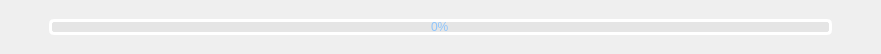
   <widget class="QWidget" name="gridLayoutWidget_7">
    <property name="geometry">
     <rect>
      <x>310</x>
      <y>740</y>
      <width>881</width>
      <height>51</height>
     </rect>
    </property>
    <layout class="QGridLayout" name="gridLayout_7">
     <item row="0" column="1">
      <widget class="QProgressBar" name="progressBar">
       <property name="palette">
        <palette>
         <active>
          <colorrole role="WindowText">
           <brush brushstyle="SolidPattern">
            <color alpha="255">
             <red>142</red>
             <green>197</green>
             <blue>252</blue>
            </color>
           </brush>
          </colorrole>
          <colorrole role="Button">
           <brush brushstyle="SolidPattern">
            <color alpha="100">
             <red>215</red>
             <green>215</green>
             <blue>215</blue>
            </color>
           </brush>
          </colorrole>
          <colorrole role="Text">
           <brush brushstyle="SolidPattern">
            <color alpha="255">
             <red>142</red>
             <green>197</green>
             <blue>252</blue>
            </color>
           </brush>
          </colorrole>
          <colorrole role="ButtonText">
           <brush brushstyle="SolidPattern">
            <color alpha="255">
             <red>142</red>
             <green>197</green>
             <blue>252</blue>
            </color>
           </brush>
          </colorrole>
          <colorrole role="Base">
           <brush brushstyle="SolidPattern">
            <color alpha="100">
             <red>215</red>
             <green>215</green>
             <blue>215</blue>
            </color>
           </brush>
          </colorrole>
          <colorrole role="Window">
           <brush brushstyle="SolidPattern">
            <color alpha="100">
             <red>215</red>
             <green>215</green>
             <blue>215</blue>
            </color>
           </brush>
          </colorrole>
          <colorrole role="PlaceholderText">
           <brush brushstyle="SolidPattern">
            <color alpha="128">
             <red>142</red>
             <green>197</green>
             <blue>252</blue>
            </color>
           </brush>
          </colorrole>
         </active>
         <inactive>
          <colorrole role="WindowText">
           <brush brushstyle="SolidPattern">
            <color alpha="255">
             <red>142</red>
             <green>197</green>
             <blue>252</blue>
            </color>
           </brush>
          </colorrole>
          <colorrole role="Button">
           <brush brushstyle="SolidPattern">
            <color alpha="100">
             <red>215</red>
             <green>215</green>
             <blue>215</blue>
            </color>
           </brush>
          </colorrole>
          <colorrole role="Text">
           <brush brushstyle="SolidPattern">
            <color alpha="255">
             <red>142</red>
             <green>197</green>
             <blue>252</blue>
            </color>
           </brush>
          </colorrole>
          <colorrole role="ButtonText">
           <brush brushstyle="SolidPattern">
            <color alpha="255">
             <red>142</red>
             <green>197</green>
             <blue>252</blue>
            </color>
           </brush>
          </colorrole>
          <colorrole role="Base">
           <brush brushstyle="SolidPattern">
            <color alpha="100">
             <red>215</red>
             <green>215</green>
             <blue>215</blue>
            </color>
           </brush>
          </colorrole>
          <colorrole role="Window">
           <brush brushstyle="SolidPattern">
            <color alpha="100">
             <red>215</red>
             <green>215</green>
             <blue>215</blue>
            </color>
           </brush>
          </colorrole>
          <colorrole role="PlaceholderText">
           <brush brushstyle="SolidPattern">
            <color alpha="128">
             <red>142</red>
             <green>197</green>
             <blue>252</blue>
            </color>
           </brush>
          </colorrole>
         </inactive>
         <disabled>
          <colorrole role="WindowText">
           <brush brushstyle="SolidPattern">
            <color alpha="255">
             <red>142</red>
             <green>197</green>
             <blue>252</blue>
            </color>
           </brush>
          </colorrole>
          <colorrole role="Button">
           <brush brushstyle="SolidPattern">
            <color alpha="100">
             <red>215</red>
             <green>215</green>
             <blue>215</blue>
            </color>
           </brush>
          </colorrole>
          <colorrole role="Text">
           <brush brushstyle="SolidPattern">
            <color alpha="255">
             <red>142</red>
             <green>197</green>
             <blue>252</blue>
            </color>
           </brush>
          </colorrole>
          <colorrole role="ButtonText">
           <brush brushstyle="SolidPattern">
            <color alpha="255">
             <red>142</red>
             <green>197</green>
             <blue>252</blue>
            </color>
           </brush>
          </colorrole>
          <colorrole role="Base">
           <brush brushstyle="SolidPattern">
            <color alpha="100">
             <red>215</red>
             <green>215</green>
             <blue>215</blue>
            </color>
           </brush>
          </colorrole>
          <colorrole role="Window">
           <brush brushstyle="SolidPattern">
            <color alpha="100">
             <red>215</red>
             <green>215</green>
             <blue>215</blue>
            </color>
           </brush>
          </colorrole>
          <colorrole role="PlaceholderText">
           <brush brushstyle="SolidPattern">
            <color alpha="128">
             <red>142</red>
             <green>197</green>
             <blue>252</blue>
            </color>
           </brush>
          </colorrole>
         </disabled>
        </palette>
       </property>
       <property name="styleSheet">
        <string notr="true">
QProgressBar{ 
height:5px;
color: #8EC5FC; 
text-align:center; 
border:3px solid rgb(255, 255, 255);
border-radius: 5px; 
background-color: rgba(215, 215, 215,100);
} 

QProgressBar:chunk{ 
border-radius:0px; 
background:  #6BABFA;
border-radius: 7px;
}</string>
       </property>
       <property name="value">
        <number>0</number>
       </property>
      </widget>
     </item>
     <item row="0" column="0">
      <widget class="QPushButton" name="pushButton_bofang">
       <property name="minimumSize">
        <size>
         <width>32</width>
         <height>32</height>
        </size>
       </property>
       <property name="cursor">
        <cursorShape>PointingHandCursor</cursorShape>
       </property>
       <property name="toolTip">
        <string>暂停/开启检测</string>
       </property>
       <property name="styleSheet">
        <string notr="true">border: none</string>
       </property>
       <property name="text">
        <string/>
       </property>
       <property name="icon">
        <iconset>
         <normaloff>icon/播放.png</normaloff>icon/播放.png</iconset>
       </property>
       <property name="iconSize">
        <size>
         <width>32</width>
         <height>32</height>
        </size>
       </property>
      </widget>
     </item>
     <item row="0" column="2">
      <widget class="QPushButton" name="pushButton_stop">
       <property name="minimumSize">
        <size>
         <width>32</width>
         <height>32</height>
        </size>
       </property>
       <property name="cursor">
        <cursorShape>PointingHandCursor</cursorShape>
       </property>
       <property name="toolTip">
        <string>停止检测</string>
       </property>
       <property name="styleSheet">
        <string notr="true">border: none</string>
       </property>
       <property name="text">
        <string/>
       </property>
       <property name="icon">
        <iconset>
         <normaloff>icon/终止.png</normaloff>icon/终止.png</iconset>
       </property>
       <property name="iconSize">
        <size>
         <width>32</width>
         <height>32</height>
        </size>
       </property>
      </widget>
     </item>
    </layout>
   </widget>
